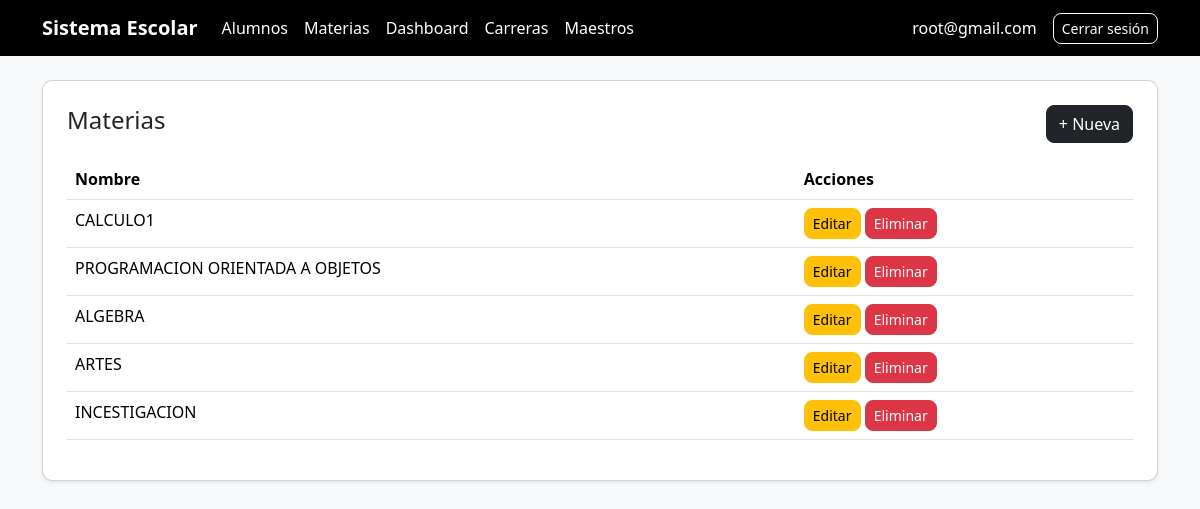
The app's page /alumnos/materias/ (signed in), older data.
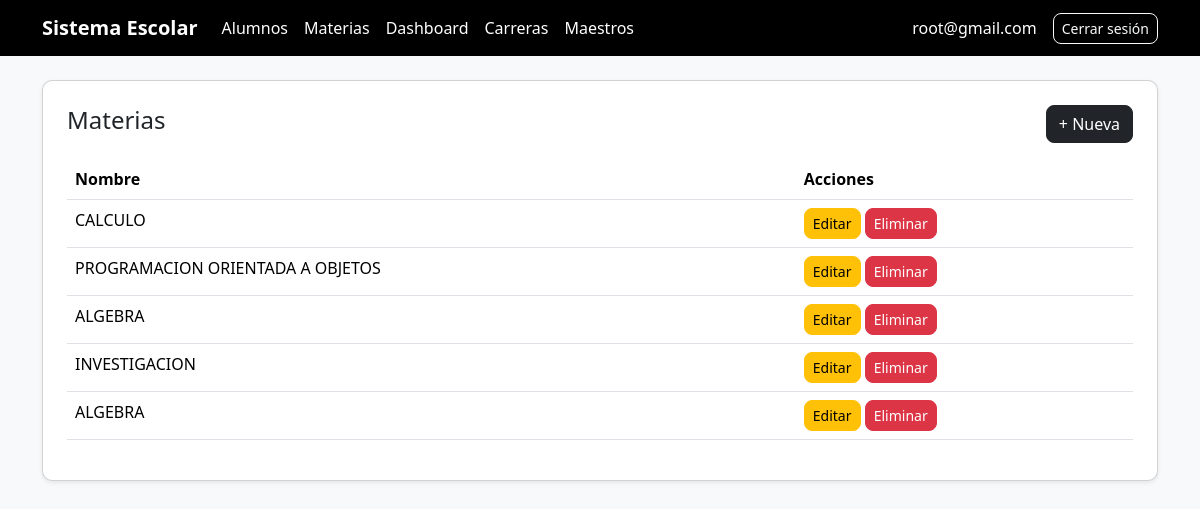
The same page, newer data.
### alumnos/models.py (models this page shows, shortened)
class Materia(models.Model):
    nombre = models.CharField(max_length=100)
    clave = models.CharField(max_length=20)
    carreras = models.ManyToManyField(Carrera)
    maestro = models.ForeignKey(Maestro, on_delete=models.CASCADE, null=True, blank=True)

### alumnos/views.py (the view)
# urls.py: path('materias/', views.lista_materias, name='lista_materias'),
@login_required
def lista_materias(request):
    materias = Materia.objects.all()
    return render(request, 'alumnos/lista_materias.html', {'materias': materias})

### alumnos/context_processors.py (called while the page is built)
def roles_usuario(request):
    user = request.user
    if user.is_authenticated:
        return {
            'es_admin': user.is_superuser or user.groups.filter(name='admin').exists(),
            'es_maestro': user.groups.filter(name='maestro').exists(),
            'es_alumno': user.groups.filter(name='alumno').exists(),
        }
    return {}

### alumnos/templates/alumnos/lista_materias.html (shortened to what this page needs)
{% extends 'base.html' %}
{% block content %}
<div class="card p-4 shadow-sm">
    <div class="d-flex justify-content-between align-items-center mb-3">
        <h4>Materias</h4>
        <a href="{% url 'crear_materia' %}" class="btn btn-dark">+ Nueva</a>
    </div>
    <table class="table table-hover">
        <thead>
            <tr>
                <th>Nombre</th>
                <th>Acciones</th>
            </tr>
        </thead>
        <tbody>
            {% for materia in materias %}
            <tr>
                <td>{{ materia.nombre }}</td>
                <td>
                    {% if request.user.is_superuser %}
                    <button
                        class="btn btn-warning btn-sm"
                        onclick="abrirModalEditar({{ materia.id }})">
                        Editar
                    </button>
                    {% endif %}
                    {% if request.user.is_superuser %}
                    <button
                        class="btn btn-danger btn-sm"
                        data-id="{{ materia.id }}"
                        onclick="confirmarEliminarMateria(this)">
                        Eliminar
                    </button>
                    {% endif %}
                </td>
            </tr>
            {% empty %}
            <tr>
                <td colspan="2">No hay materias</td>
            </tr>
            {% endfor %}
        </tbody>
    </table>
</div>
{% endblock %}

Row changes from the older to the newer data that the page shows:
removed Materia: nombre "ARTES"
changed Materia: nombre "CALCULO1" → "CALCULO"
changed Materia: nombre "INCESTIGACION" → "INVESTIGACION"
added Materia: nombre "ALGEBRA"
